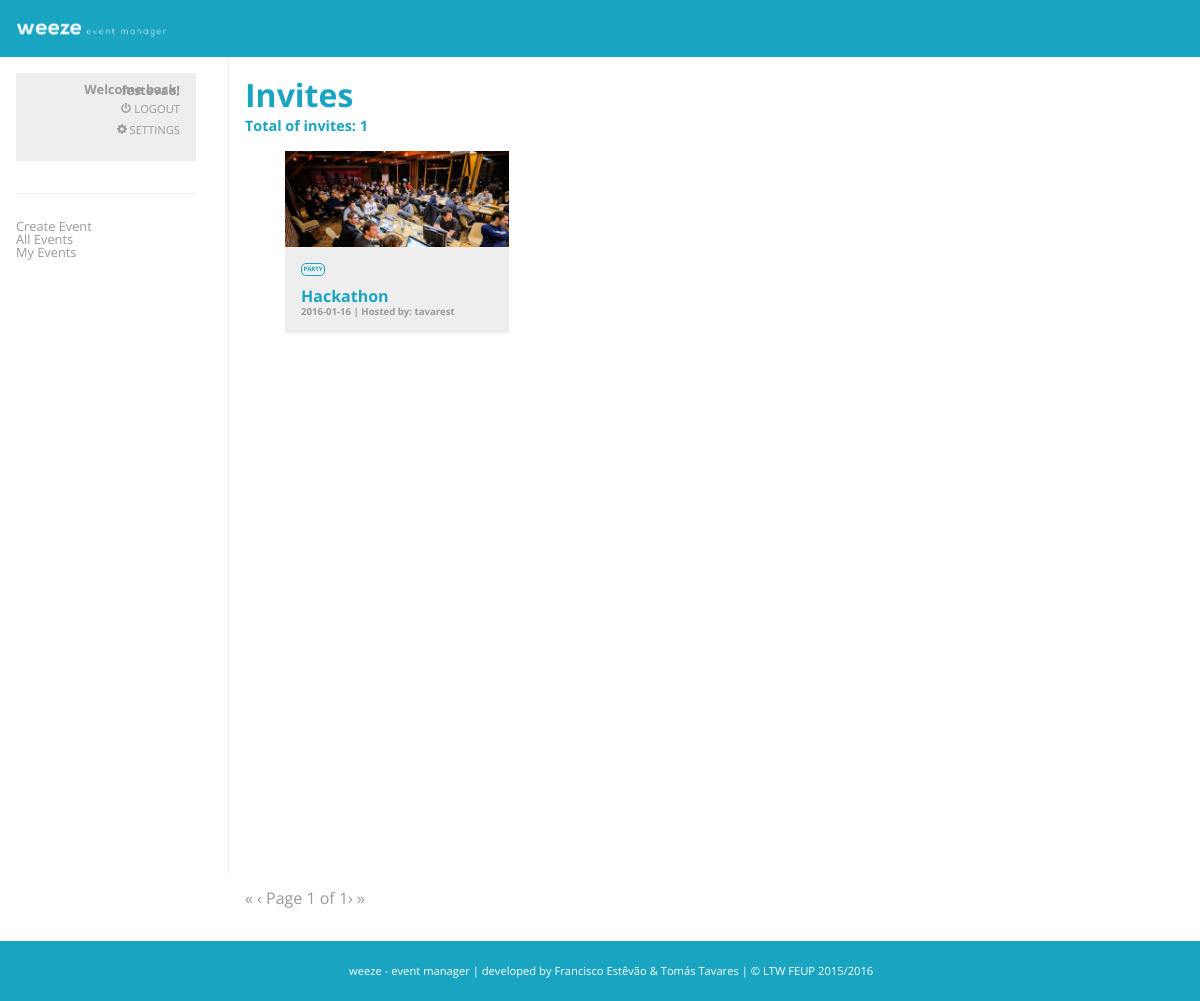
Screenshot of /events/invited.php (signed in) with the database file from the repository.
### tables this page shows
CREATE TABLE "evento" (
	`id`	INTEGER NOT NULL,
	`nome`	VARCHAR NOT NULL,
	`data`	DATE NOT NULL,
	`local`	VARCHAR,
	`descricao`	MEDIUMTEXT NOT NULL,
	`tipo`	VARCHAR NOT NULL,
	`imagem`	LONGBLOB NOT NULL,
	`criador`	varchar,
	`privado`	BOOLEAN,
	PRIMARY KEY(id)
);

### events/invited.php (the view, shortened to what this page needs)
<html>
	<head>
		<link rel="stylesheet" type="text/css"  href="../css/styleMain.css">
	</head>
	<body>
		<div id="header">
           <img src="../img/logoTopWhite.png" height="25px">
        </div>
        <div id="nav">
            <div class="user">
                <div class="info">
					<h1>Welcome back, <?php echo $_SESSION['username'];?>!</h1>
					<a href="../action/logout.php" class="link"><p><img src="../img/logout.svg" height="10px">  Logout</p></a>
					<a href="../action/settings.php" class="link"><p><img src="../img/config.svg" height="10px">  Settings</p></a>
                </div>
            </div>
            <div class="separator">
            </div>
            <div class="list">
                <a href="create_event.php"><p>Create Event</p><a/>
                <a href="../main/main.php"><p>All Events</p><a/>
                <a href="my_events.php"><p>My Events</p><a/>
            </div>
        </div>
                <?php
					global $db;
					$currUsername = $_SESSION['username'];
                    $stmt = $db->prepare('SELECT id, nome, data, local, descricao, tipo, imagem, criador, privado FROM evento NATURAL JOIN convidado WHERE convidado = :curruser');
                    $stmt->bindParam(':curruser', $currUsername);
                    $stmt->execute();
                    $result = $stmt->fetchAll();
                    $total = count($result);
                    $limit =9;
                    $pages = ceil($total/$limit);
                    $page = min($pages, filter_input(INPUT_GET, 'page', FILTER_VALIDATE_INT, array('options' => array('default'   => 1,'min_range' => 1,),)));
                    $offset = ($page - 1)  * $limit;
                    $prevlink = ($page > 1) ? '<a href="?page=1" title="First page">&laquo;</a> <a href="?page=' . ($page - 1) . '" title="Previous page">&lsaquo;</a>' : '<span class="disabled">&laquo;</span> <span class="disabled">&lsaquo;</span>';
                    $nextlink = ($page < $pages) ? '<a href="?page=' . ($page + 1) . '" title="Next page">&rsaquo;</a> <a href="?page=' . $pages . '" title="Last page">&raquo;</a>' : '<span class="disabled">&rsaquo;</span> <span class="disabled">&raquo;</span>';
                    $stmt = $db->prepare('SELECT id, nome, data, local, descricao, tipo, imagem, criador, privado FROM evento NATURAL JOIN convidado WHERE convidado = :curruser ORDER BY id DESC LIMIT :limit OFFSET :offset');
                    $stmt->bindParam(':curruser', $currUsername);
                    $stmt->bindParam(':limit', $limit, PDO::PARAM_INT);
                    $stmt->bindParam(':offset', $offset, PDO::PARAM_INT);
                    $stmt->execute();
                    $result = $stmt->fetchAll();
                ?>
        <div id="section">
			<h1>Invites</h1>
            <h5>Total of invites: <?php echo count($result); ?></h5>
			   <div class="allevents">
           <ul>
			<?php
				if(count($result)){
				foreach ($result as $row){
			?>
             <div class="cont">
                 <div class="contImg">
              <?php $thumb=$row['imagem']; ?>
						<img src="<?php echo $thumb; ?>">
                </div>
			<div class="event">
				<li>
					<a href="../events/event.php?id=<?php echo $row['id']; ?>">
                        <h4><?php echo $row['tipo']; ?></h4><br>
						<h1><?php echo $row['nome']; ?></h1><br>
						<h2><?php echo $row['data']; ?> | Hosted by: <?php echo $row['criador']; ?></h2>
					</a>
				</li>
			</div>
            <br>
            </div>
			<?php }} ?>
            </ul>
            </div>
            <div class="pagination">
            <p><?php echo '<div id="paging"><p>', $prevlink, ' Page ', $page, ' of ', $pages, $nextlink, ' </p></div>';?></p>
            </div>
        </div>
        <div id="footer">
        <p>weeze - event manager | developed by Francisco Estêvão & Tomás Tavares | © LTW FEUP 2015/2016</p>
        </div>
	</body>
</html>

### css/styleMain.css (style rules this page uses)
body, html { width: 100%; height:100%; margin:0; padding:0; font-family: 'Open Sans', sans-serif; text-decoration: none; text-rendering: optimizeLegibility !important; -webkit-font-smoothing: antialiased !important; color: #19a4c2; }
#header { background-color: #19a4c2; color:white; padding:1em; padding-left: 1em; }
a { text-decoration: none; background-color: transparent; }
#nav { text-decoration: none; width:15%; float:left; padding-left: 1em; padding-top: 1em; border-right: 1px solid; border-color: #eeeeee; padding-right: 2em; position: relative; height:100%; }
#footer { margin-bottom: 0; background-color:#19a4c2; color:white; clear:both; text-align:center; padding: 0.7em; width: 100%; }
#footer p { color: white; font-size: 0.7em; }
#nav .user { background: #eeeeee; padding: 1em; }
#nav p { text-decoration:none; }
#nav .user .info h1 { font-size: 0.8em; line-height: 0.1em; text-align: right; color: #999999; margin:0; padding: 0; }
#nav a p { text-decoration: none; }
#nav .user .info .link { text-transform: uppercase; font-size: 0.7em; text-align: right; line-height: 0em; text-decoration:none; color: #999999; margin:0; padding: 0; }
#nav .separator { height: 1px; margin: 2em 0em 2em 0em; background-color: #eeeeee; }
#nav .list a p { color: #999999; line-height: 0; font-size: 0.8em; text-decoration: none; }
#section { float:left; padding:1em; width: 75%; margin: 0; }
#section h1 { font-size: 2em; color: #19a4c2; text-decoration: none; margin:0; }
#section h5 { font-size: 0.9em; color: #19a4c2; text-decoration: none; margin:0; }
#section .cont .event a h1 { font-size: 1em; color: #19a4c2; text-decoration: none; max-width: 12em; float: left; text-align: left; vertical-align: top; position: relative; margin:0; }
#section .cont .event a h2 { font-size: 0.6em; color: #999999; text-decoration: none; line-height: 1em; position: relative; margin: 0; }
#section .cont .event a h4 { font-size: 0.3em; color: #19a4c2; border-radius: 5px; border: 1px solid #19a4c2; text-transform: uppercase; text-decoration: none; padding: 0.3em; position: relative; margin: 0; float: left; }
#section .cont .event { background-color: #eeeeee; padding: 1em; width: 12em; height: auto; }
#section .cont { float: left; margin-right: 2em; }
#section ul { list-style-type: none; }
#section .cont .contImg { width: 14em; height: 6em; overflow: hidden; }
#section .cont .contImg img { max-width: 100%; }
#section .allevents { position:relative; left:0; height:90%; width: 100%; }
#section .pagination { position:relative; }
#section .pagination p { color: #999999; }

### rows the page displays
evento: imagem (picture), tipo "PARTY", nome "Hackathon", data "2016-01-16", criador "tavarest"

### other values shown
$_SESSION['username'] "festevao"
count($result) "1"
$page "1"
$pages "1"
